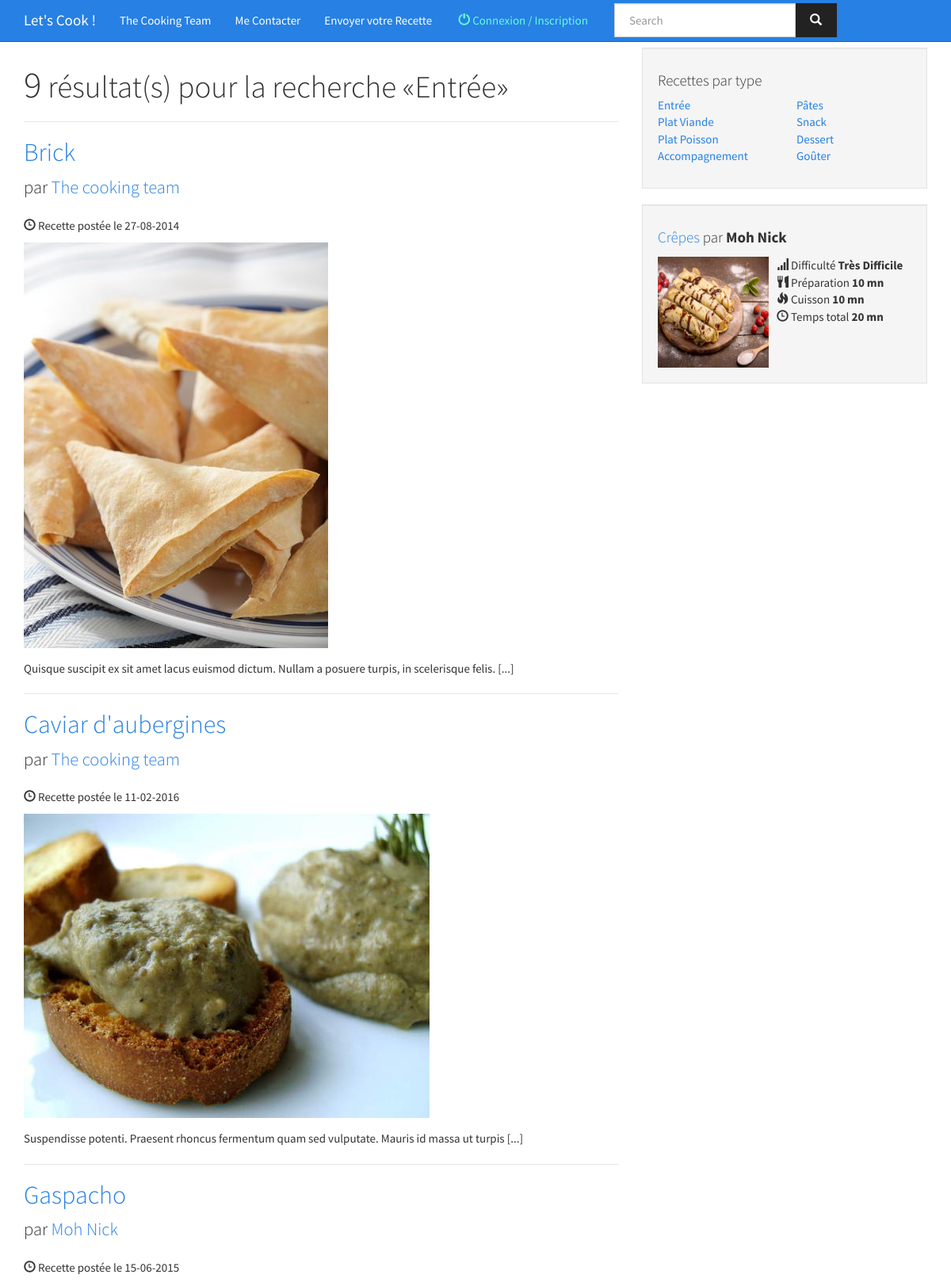
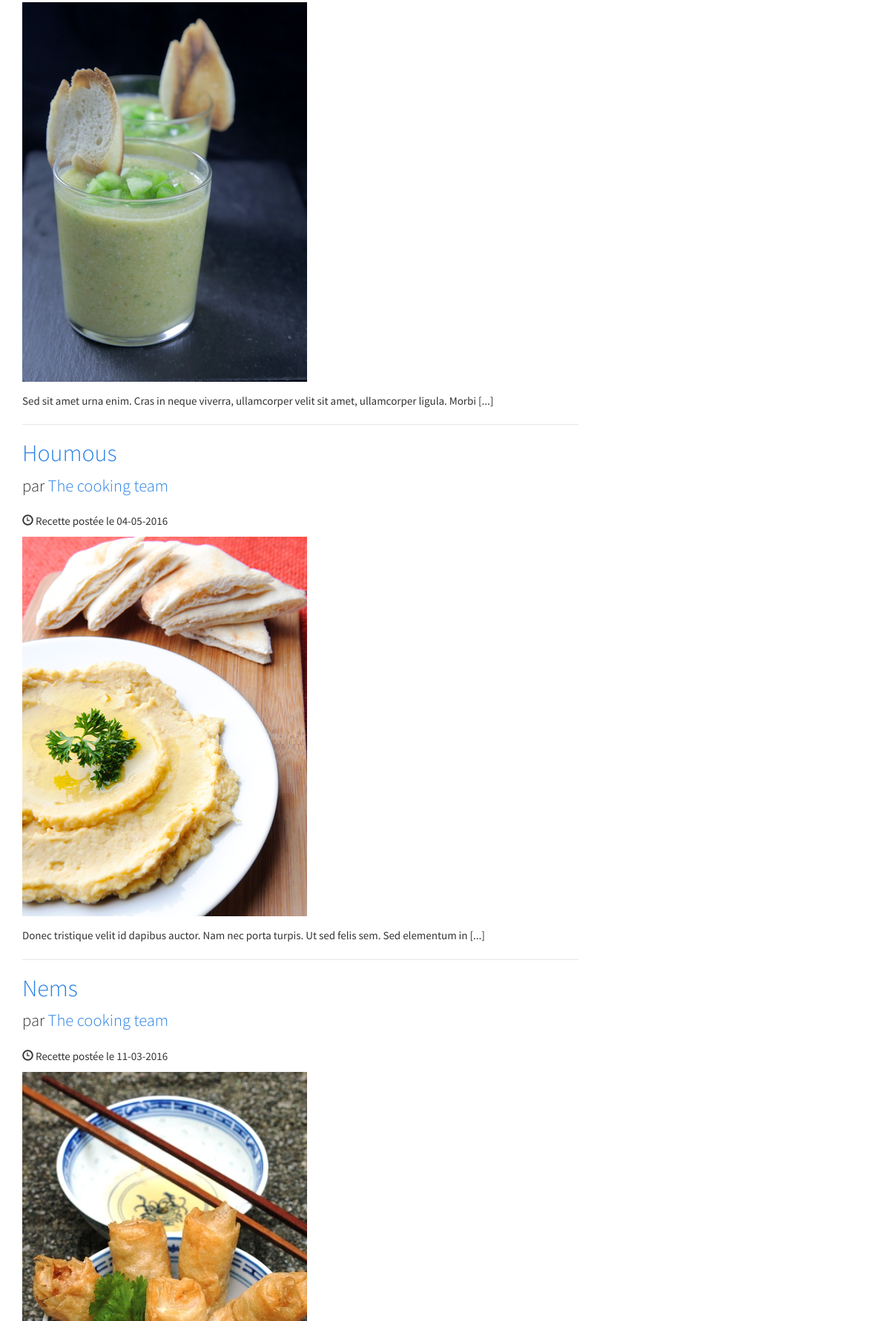
The app's page /search.php?search=Entrée (upper part) with its own data (2 pictures, top to bottom).
### tables this page shows
CREATE TABLE IF NOT EXISTS `recipe` (
  `id` int(11) unsigned NOT NULL,
  `title` varchar(50) NOT NULL,
  `author` varchar(50) NOT NULL,
  `type` varchar(50) NOT NULL,
  `realisation` text NOT NULL,
  `creation_date` datetime DEFAULT NULL,
  `difficulty` smallint(1) NOT NULL,
  `cooking_time` smallint(3) NOT NULL,
  `preparation_time` smallint(3) NOT NULL,
  `ingredients` text NOT NULL,
  `nb_persons` smallint(2) NOT NULL,
  `picture` varchar(200) NOT NULL,
  `rating` smallint(1) NOT NULL,
  `status` smallint(1) DEFAULT '0'
);

### search.php
<?php
require_once "partials/header.php";
 $search = !empty($_GET['search']) ? strip_tags(trim($_GET['search'])) : '';
$search_results = array();
$count_search_results = 0;
if (!empty($search)) {
	$query = $db->prepare('SELECT * FROM recipe WHERE type LIKE :search OR title LIKE :search OR ingredients LIKE :search');
	$query->bindValue(':search', '%'.$search.'%', PDO::PARAM_STR);
	$query->execute();
	$search_results = $query->fetchAll();
	$count_search_results = $query->rowCount();
}
?>
			<div class="row">
				<div class="col-sm-8">
					<h1><big><?= $count_search_results ?></big> résultat(s) pour la recherche &laquo;<?= $search ?>&raquo;</h1>
					<?php
					foreach($search_results as $recipe) {
						echo displayrecipe($recipe);
					}
					?>
			</div>
				<?php include 'partials/sidebar.php' ?>
			</div>
 <?php
require_once "partials/footer.php";
 ?>

### inc/func.php (shortened to what this page needs)
<?php
function cutString($text, $max_length = 0, $end = '...', $sep = '[@]') {
    if ($max_length > 0 && strlen($text) > $max_length) {
        $text = wordwrap($text, $max_length, $sep);
        $text = explode($sep, $text);
        return $text[0].$end;
    }
    return $text;
}
?>
<?php
function displayrecipe($recipe) {
	$array_difficulty = array(
	'Très Facile',
	'Très Facile',
	'Facile',
	'Moyen',
	'Difficile',
	'Très Difficile',
);
			$recipe_id = $recipe['id'];
			$recipe_author = $recipe['author'];
            $recipe_title = ucfirst($recipe['title']);
            $recipe_date = date('d-m-Y', strtotime($recipe['creation_date']));
            $realisation = cutString($recipe['realisation'], 100, ' [...]');
            $recipe_picture = $recipe['picture'];
            $recipe_cooking = $recipe['cooking_time'];
            $recipe_preparation = $recipe['preparation_time'];
?>
                <hr>
				<h2>
					<a href="#" ><?= $recipe_title ?></a>
				</h2>
				<p class="lead">
					par <a href="index.php"><?= $recipe_author ?></a>
				</p>
				<p><span class="glyphicon glyphicon-time"></span> Recette postée le <?= $recipe_date ?></p>
				<a data-toggle="modal" data-target="#myModal<?= $recipe_id ?>" href="#"><img class="img-responsive" src="img/recettes/<?= $recipe_picture ?>" alt=""></a>
				<p style="margin-top:15px;"><?= $realisation ?></p>
					<?php } ?>

### partials/sidebar.php (shortened to what this page needs)
<?php
$query = $db->query('SELECT * FROM recipe WHERE author != "The cooking team" AND status = 1 ORDER BY RAND() LIMIT 1');
$recipe = $query->fetch();
	$recipe_id = $recipe['id'];
			$recipe_author = $recipe['author'];
            $recipe_title = ucfirst($recipe['title']);
            $recipe_picture = $recipe['picture'];
            $recipe_cooking = $recipe['cooking_time'];
            $recipe_preparation = $recipe['preparation_time'];
            $total_time = $recipe_cooking + $recipe_preparation;
            $difficulty = $recipe['difficulty'];
 ?>
			<div class="col-md-4">
				<div class="well">
					<h4>Recettes par type</h4>
					<div class="row">
						<div class="col-lg-6">
							<ul class="list-unstyled">
								<li><a href="search.php?search=Entrée">Entrée</a>
								</li>
								<li><a href="search.php?search=Plat Viande">Plat Viande</a>
								</li>
								<li><a href="search.php?search=Plat Poisson">Plat Poisson</a>
								</li>
								<li><a href="search.php?search=Accompagnement">Accompagnement</a>
								</li>
							</ul>
						</div>
						<div class="col-lg-6">
							<ul class="list-unstyled">
								<li><a href="search.php?search=Pâtes">Pâtes</a>
								</li>
								<li><a href="search.php?search=Snack">Snack</a>
								</li>
								<li><a href="search.php?search=Dessert">Dessert</a>
								</li>
								<li><a href="search.php?search=Goûter">Goûter</a>
								</li>
							</ul>
						</div>
					</div>
				</div>
				<div class="well">
					<h4><a href="recette.php?id=<?= $recipe_id ?>" ><?= $recipe_title ?> </a>par <strong><?= $recipe_author ?></strong></h4>
					<div class=" media" >
								<span class="media-left">
									<a href="recette.php?id=<?= $recipe_id ?>" ><img class="pull-right" style="height:140px;width:140px;" src="img/recettes/<?= $recipe_picture ?>" alt=""></a>
								</span>
								<div class="media-body">
									<ul class="list-unstyled">
										<li><i class="glyphicon glyphicon-signal"></i> Difficulté<strong> <?= $array_difficulty[$difficulty] ?></strong></li>
										<li><i class="glyphicon glyphicon-cutlery"></i> Préparation<strong> <?= $recipe_preparation ?> mn</strong></li>
										<li><i class="glyphicon glyphicon-fire"></i> Cuisson<strong> <?= $recipe_cooking ?> mn</strong></li>
										<li><i class="glyphicon glyphicon-time"></i> Temps total<strong> <?= $total_time ?> mn</strong></li>
									</ul>
								</div>
					</div>
				</div>
			</div>

### css/blog-cuisine.css (style rules this page uses)
body { padding-top: 60px; }

### records on screen
recipe: title "Brick", author "The cooking team", creation_date "27-08-2014", picture (picture), realisation "Quisque suscipit ex sit amet lacus euismod dictum. Nullam a posuere turpis, in scelerisque felis. [...]"
recipe: title "Caviar d'aubergines", author "The cooking team", creation_date "11-02-2016", picture (picture), realisation "Suspendisse potenti. Praesent rhoncus fermentum quam sed vulputate. Mauris id massa ut turpis [...]"
recipe: title "Gaspacho", author "Moh Nick", creation_date "15-06-2015", picture (picture), realisation "Sed sit amet urna enim. Cras in neque viverra, ullamcorper velit sit amet, ullamcorper ligula. Morbi [...]"
recipe: title "Houmous", author "The cooking team", creation_date "04-05-2016", picture (picture), realisation "Donec tristique velit id dapibus auctor. Nam nec porta turpis. Ut sed felis sem. Sed elementum in [...]"
recipe: title "Nems", author "The cooking team", creation_date "11-03-2016", picture (picture)
recipe: title "Crêpes", author "Moh Nick", picture (picture), difficulty "Très Difficile", preparation_time "10", cooking_time "10", total_time "20"

### other values on screen
$page_name "The Cooking Team"
$page_name "Me Contacter"
$page_name "Envoyer votre Recette"
$count_search_results "9"
$search "Entrée"
